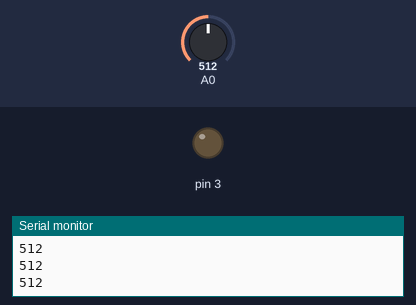
Simulated run of this sketch. Board: Arduino Uno, built with avr-gcc and run on an emulated ATmega328P. On the bench: output pins drawn as LEDs (lit = HIGH), the last lines printed to the serial monitor. Inputs (shaded band) come from the test bench; at power-on: A0 = 512.

Above: at 1.2 s.
1.3 s: A0 set to 716
At 2.5 s:
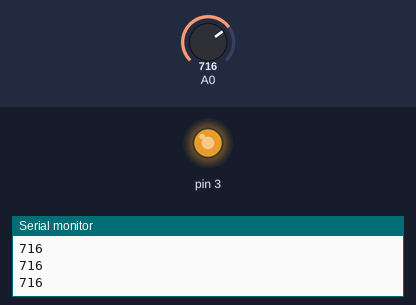
2.8 s: A0 set to 752
At 3.1 s:
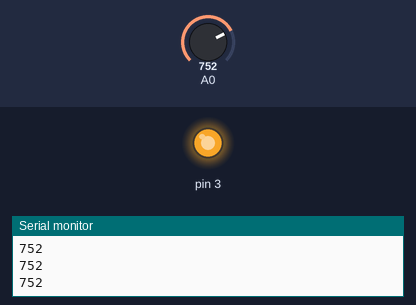
4.3 s: A0 set to 768
At 5.5 s:
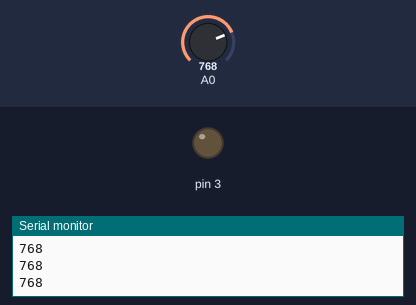
5.8 s: A0 set to 900
At 6.7 s:
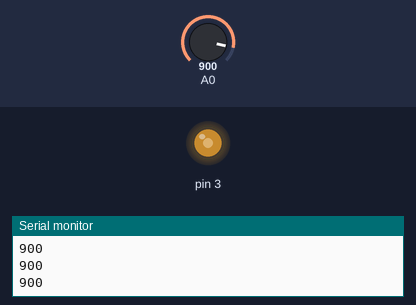
7.3 s: A0 set to 306
At 7.9 s:
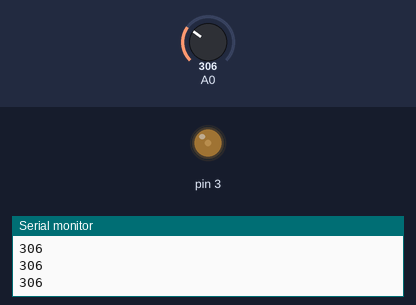
8.8 s: A0 set to 0
At 9.1 s:
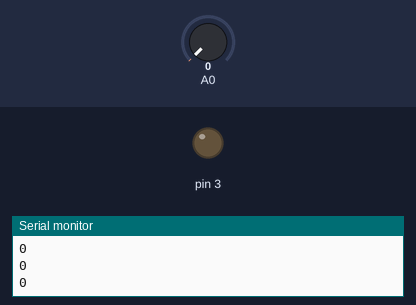
Timing chart, 0 to 11.3 s (numbered marks = the images above; inputs shaded):
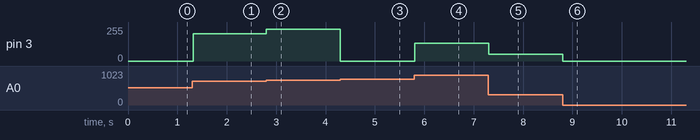

Measured:
- the behaviour switches between 767 and 768 on A0 (found by bisection; images 2 and 3)
- after the input at 1.3 s, pin 3: 0/255 → 204/255 at once
- after the input at 2.8 s, pin 3: 204/255 → 240/255 at once
- after the input at 4.3 s, pin 3: 240/255 → 0/255 at once
- after the input at 5.8 s, pin 3: 0/255 → 132/255 at once
- after the input at 7.3 s, pin 3: 132/255 → 50/255 at once
- after the input at 8.8 s, pin 3: 50/255 → 0/255 at once

The sketch:

linear_pwm_oscillation.ino
```cpp
void setup() {
  // put your setup code here, to run once:
//analogWrite(3,OUTPUT);
Serial.begin(115200);
}

void loop() {
  int x=  analogRead (A0);
  // put your main code here, to run repeatedly:
analogWrite(3,x);
Serial.println(x);
delay (20);
}
```
